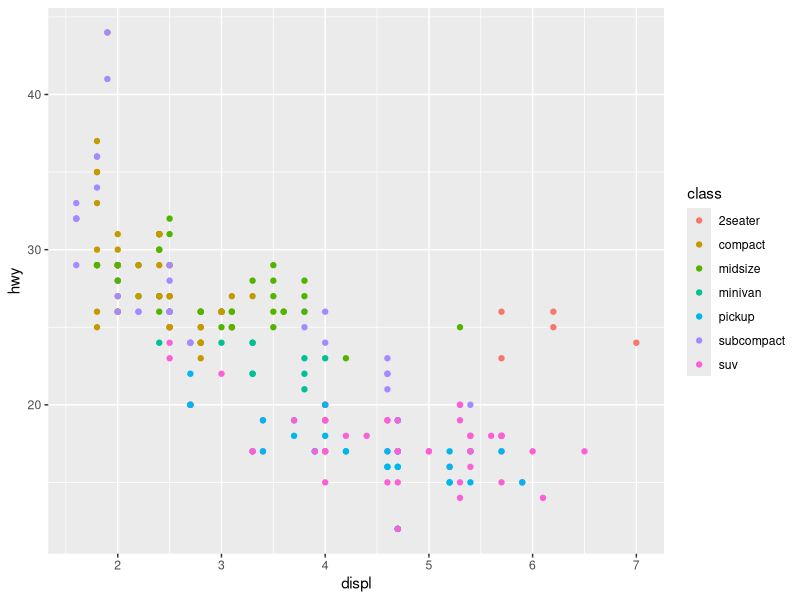
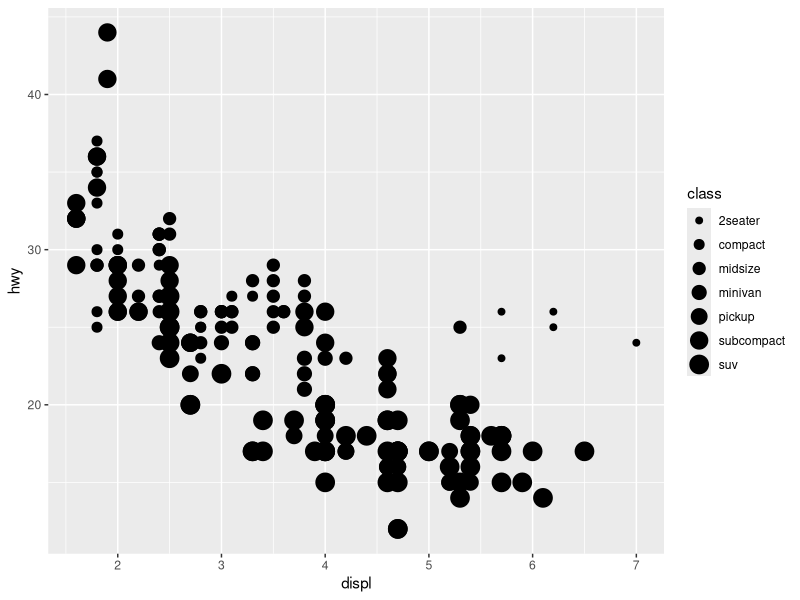
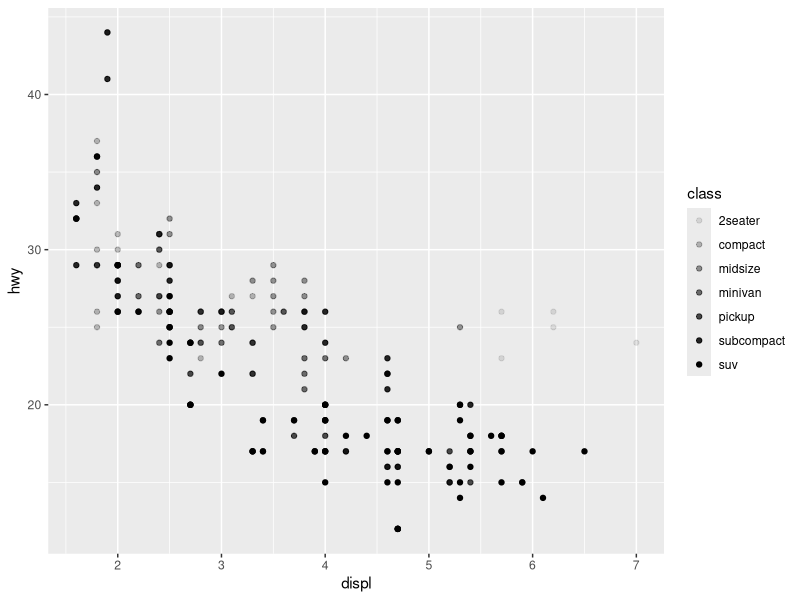
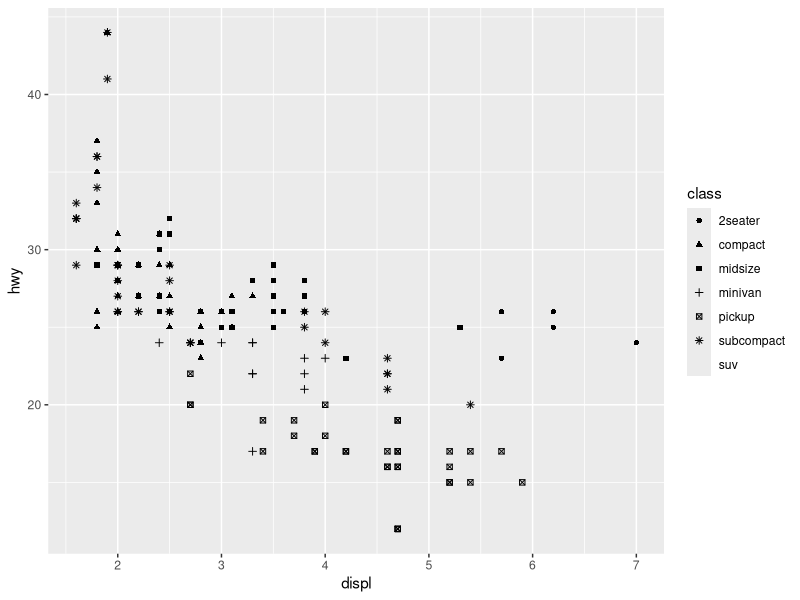
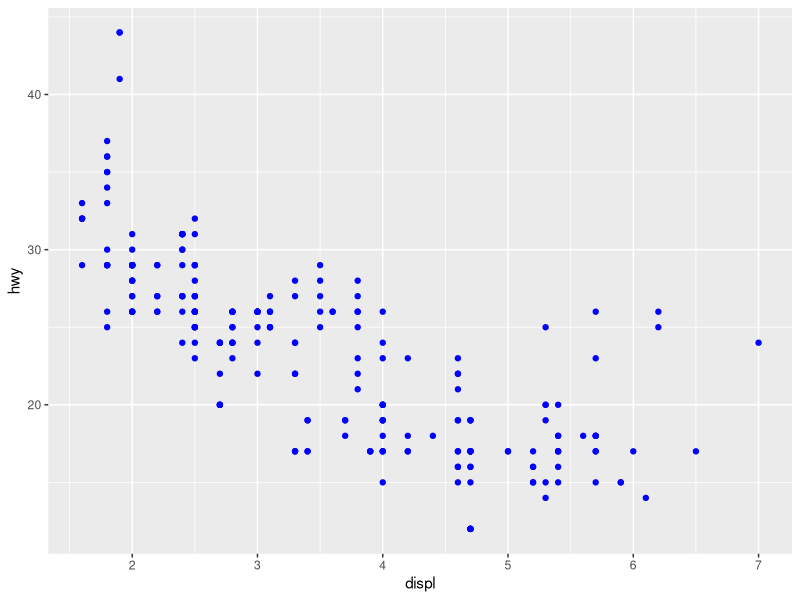
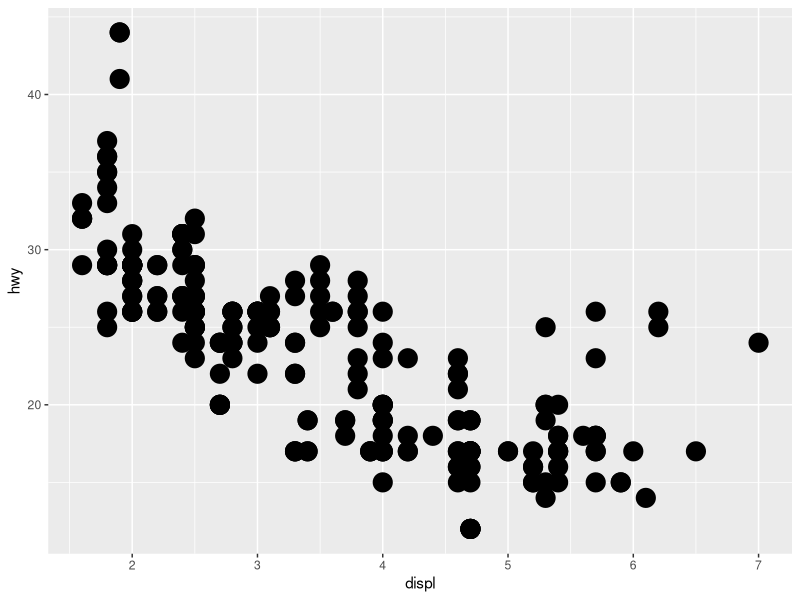

The R source for these figures, in order:
# Install Tidyverse packages
install.packages("tidyverse")
library(tidyverse)

# Install other packages
install.packages(c("nycflights13", "gapminder", "Lahman"))

# Show mpg data frame
mpg

# 3rd dimension using color
ggplot(data = mpg) +
  geom_point(mapping = aes(x = displ, y = hwy, color = class))

# 3rd dimension using size. Warning message about using discrete or categorical value represented with visual size
ggplot(data = mpg) +
  geom_point(mapping = aes(x = displ, y = hwy, size = class))

# 3rd dimension using alpha
ggplot(data = mpg) +
  geom_point(mapping = aes(x = displ, y = hwy, alpha = class))

# 3rd dimension using shape
ggplot(data = mpg) +
  geom_point(mapping = aes(x = displ, y = hwy, shape = class))

# Use color
ggplot(data = mpg) +
  geom_point(mapping = aes(x = displ, y = hwy), color = "blue")

# Use stroke
ggplot(data = mpg) +
  geom_point(mapping = aes(x = displ, y = hwy), stroke = 4)